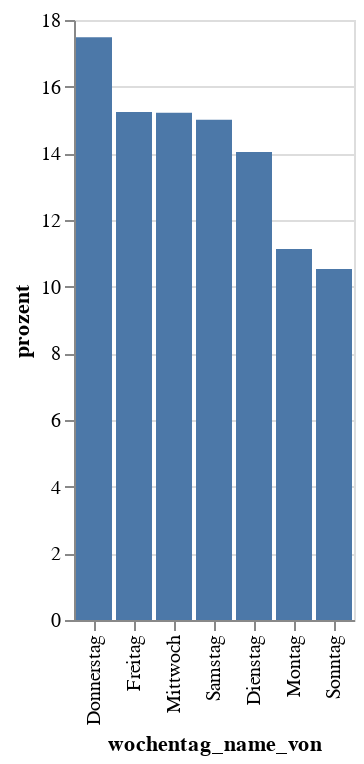

The notebook cell this image was saved under:
### Code cell
# only look at the delays of the weekdays
freq_punctuality_weekday_delay = freq_punctuality_weekday[freq_punctuality_weekday["pünktlichkeit"] == "zu spät"]
freq_punctuality_weekday_delay  = freq_punctuality_weekday_delay.sort_values(by="prozent", ascending=False)

# plot results
barplot_punctuality_weekday_delay  = alt.Chart(freq_punctuality_weekday_delay ).mark_bar().encode(
    x = alt.X("wochentag_name_von", sort="-y"),
    y = alt.Y("prozent")
)
barplot_punctuality_weekday_delay

### Figure 1 — Vega-Lite specification as saved in the notebook (floating-point values rounded to 4 significant figures)
{"config": {"view": {"continuousWidth": 400, "continuousHeight": 300}}, "data": {"name": "data-04533b3120297e98b51b150138a1aa5d"}, "mark": "bar", "encoding": {"x": {"field": "wochentag_name_von", "sort": "-y", "type": "nominal"}, "y": {"field": "prozent", "type": "quantitative"}}, "$schema": "https://vega.github.io/schema/vega-lite/v4.17.0.json", "datasets": {"data-04533b3120297e98b51b150138a1aa5d": [{"wochentag_von": 3, "wochentag_name_von": "Donnerstag", "pünktlichkeit": "zu spät", "count": 150956, "count_wochentag": 863549, "prozent": 17.48}, {"wochentag_von": 4, "wochentag_name_von": "Freitag", "pünktlichkeit": "zu spät", "count": 131853, "count_wochentag": 864986, "prozent": 15.24}, {"wochentag_von": 2, "wochentag_name_von": "Mittwoch", "pünktlichkeit": "zu spät", "count": 132404, "count_wochentag": 869710, "prozent": 15.22}, {"wochentag_von": 5, "wochentag_name_von": "Samstag", "pünktlichkeit": "zu spät", "count": 111890, "count_wochentag": 745577, "prozent": 15.01}, {"wochentag_von": 1, "wochentag_name_von": "Dienstag", "pünktlichkeit": "zu spät", "count": 123288, "count_wochentag": 877960, "prozent": 14.04}, {"wochentag_von": 0, "wochentag_name_von": "Montag", "pünktlichkeit": "zu spät", "count": 97233, "count_wochentag": 873374, "prozent": 11.13}, {"wochentag_von": 6, "wochentag_name_von": "Sonntag", "pünktlichkeit": "zu spät", "count": 61903, "count_wochentag": 587738, "prozent": 10.53}]}}
